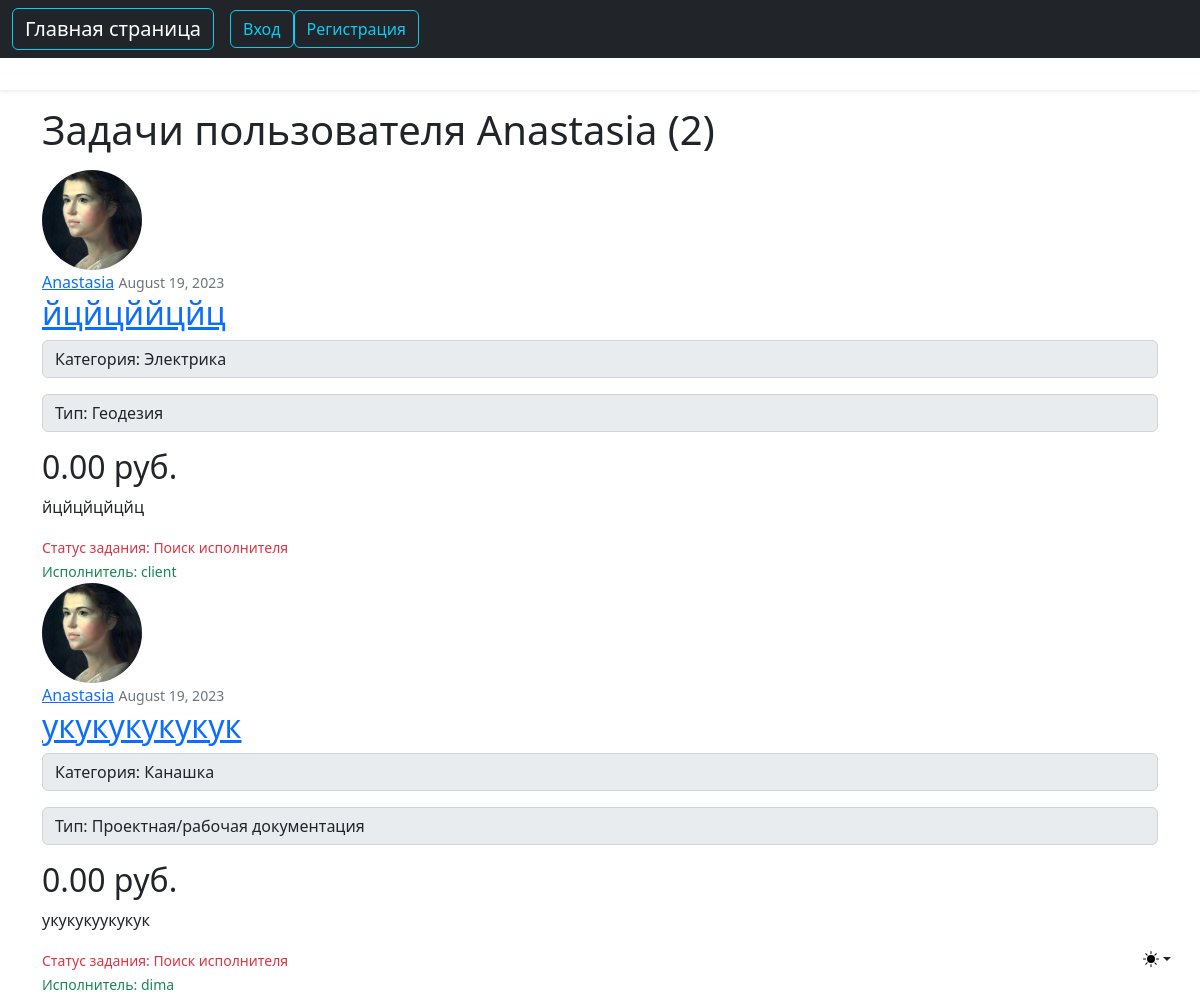
Page /user/Anastasia on the earlier database version.
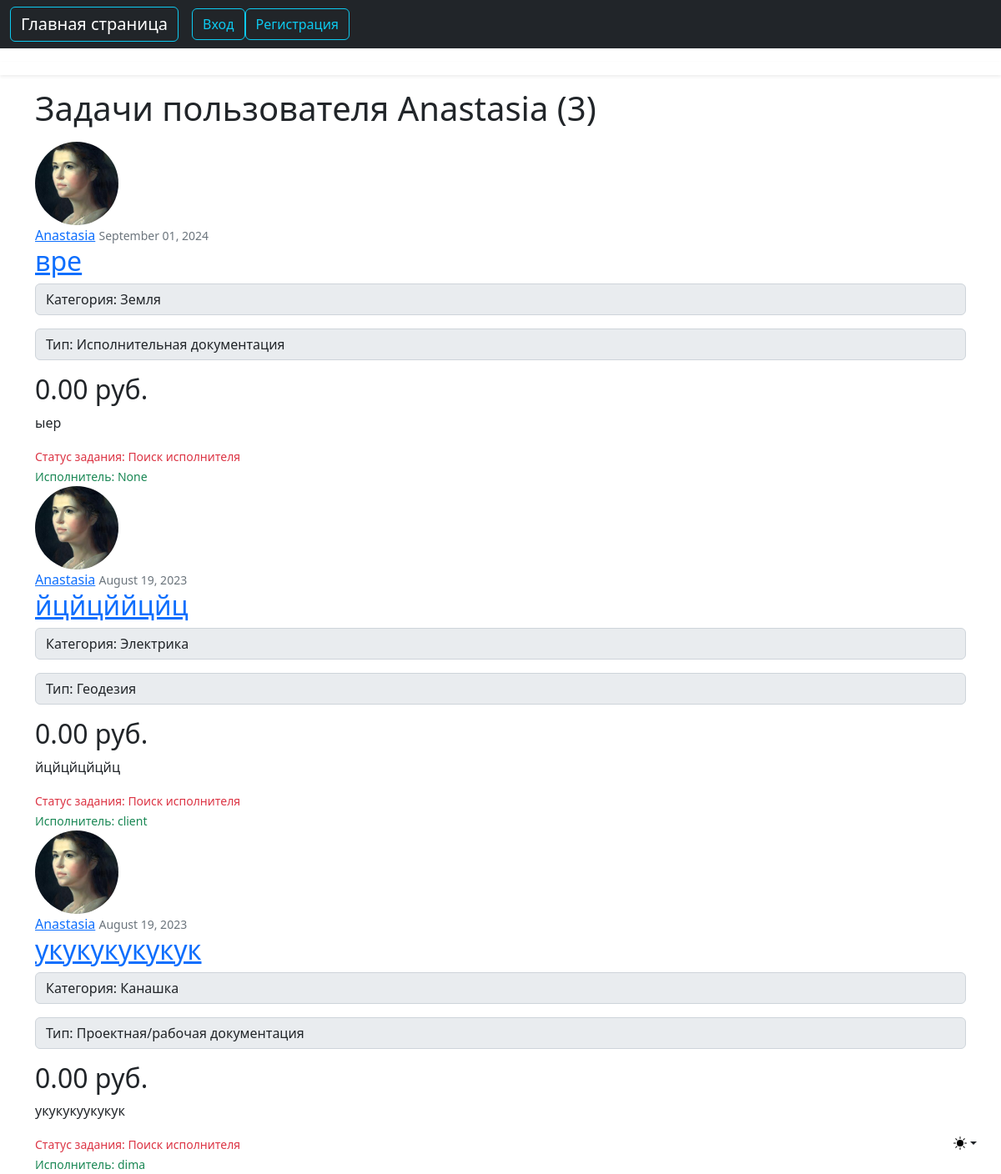
Same page on the later database version.
### searchwork/models.py (models this page shows, shortened)
class Task(models.Model):
    title = models.CharField(max_length=100)
    content = models.TextField()
    date_posted = models.DateTimeField(default=timezone.now)
    author = models.ForeignKey(User, on_delete=models.CASCADE, related_name="client_user")
    worker = models.ForeignKey(User, on_delete=models.SET_NULL, null=True, related_name="worker_user")
    status = models.CharField(max_length=200, choices=STATUS_CHOICES, default='Поиск исполнителя')
    budget = models.DecimalField(max_digits=18, decimal_places=2, default=0.00)
    type = models.CharField(max_length=200, choices=TYPE_CHOICES, null=False, default='Исполнительная документация')
    category = models.CharField(max_length=200, choices=CATEGORY_CHOICES, null=False, default='Земля')

### users/models.py (models this page shows, shortened)
class Profile(models.Model):
    user = models.OneToOneField(User, on_delete=models.CASCADE)
    image = models.ImageField(default='default.jpg', upload_to='profile_pics')

### searchwork/views.py (the view)
# urls.py: path('user/<str:username>', UserTaskListView.as_view(), name='user-tasks'),
class UserTaskListView(ListView):
    model = Task
    template_name = 'searchwork/user_tasks.html'  # <app>/<model>_<viewtype>.html
    context_object_name = 'tasks'
    paginate_by = 10
    def get_queryset(self):
        user = get_object_or_404(User, username=self.kwargs.get('username'))
        return Task.objects.filter(author=user).order_by('-date_posted')

### searchwork/templates/searchwork/user_tasks.html (shortened to what this page needs)
{% extends "searchwork/base_worker.html" %}
{% block content %}
    <h1 class="mb-3">Задачи пользователя {{ view.kwargs.username }} ({{ page_obj.paginator.count }})</h1>
    {% for task in tasks %}
        <article class="media content-section">
          <img class="rounded-circle article-img" src="{{ task.author.profile.image.url }}" width="100" height="100" alt="аватар заказчика">
          <div class="media-body">
                <div class="article-metadata">
                  <a class="mr-2" href="{% url 'user-tasks' task.author.username %}">{{ task.author }}</a>
                  <small class="text-muted">{{ task.date_posted|date:"F d, Y" }}</small>
                </div>
                <h2><a class="article-title" href="{% url 'task-detail' task.id %}">{{ task.title }}</a></h2>
              <p class="input-group-text">Категория: {{ task.category }}</p>
              <p class="input-group-text">Тип: {{ task.type }}</p>
              <h2>{{ task.budget }} руб.</h2>
                <p class="article-content">{{ task.content }}</p>
                <small class="text-danger">Статус задания: {{ task.status }}</small><br>
                <small class="text-success">Исполнитель: {{ task.worker }}</small>
          </div>
        </article>
    {% endfor %}
{% endblock content %}

### searchwork/templates/searchwork/base_worker.html (shortened to what this page needs)
{% extends "searchwork/base.html" %}
{% block base %}
<div  class="p-2 "></div>
<div  class="p-2 shadow-sm"></div>
<div  class="p-2 "></div>
<main class="container">
{% block content %}{% endblock %}
{% endblock base %}

### searchwork/templates/searchwork/base.html (shortened to what this page needs)
{% load static %}
<!doctype html>
<html lang="en">
<head>
    <link rel="stylesheet" href="https://cdn.jsdelivr.net/npm/bootstrap@5.2.3/dist/css/bootstrap.min.css" type="text/css">
</head>
<body>
    <body class="bg-body-tertiary">
    <div class="dropdown position-fixed bottom-0 end-0 mb-3 me-3 bd-mode-toggle">
      <button class="btn btn-bd-primary py-2 dropdown-toggle d-flex align-items-center" id="bd-theme" type="button" aria-expanded="false" data-bs-toggle="dropdown" aria-label="Toggle theme (light)">
        <svg class="bi my-1 theme-icon-active" width="1em" height="1em"><use href="#sun-fill"></use></svg>
      </button>
    </div>
<nav class="navbar navbar-expand-lg navbar-dark bg-dark" aria-label="Main navigation">
  <div class="container-fluid">
    <a class="btn btn-outline-info navbar-brand " href="{% url 'searchwork-about' %}">Главная страница</a>
    <div class="navbar-collapse offcanvas-collapse" id="navbarsExampleDefault">
      <ul class="navbar-nav me-auto mb-2 mb-lg-0">
            {% if user.is_authenticated %}
            	<a class="btn btn-outline-info" href="{% url 'profile' %}">Профиль</a>
            	<a class="btn btn-outline-info" href="{% url 'logout' %}">Выход</a>
          	{% else %}
            	<a class="btn btn-outline-info" href="{% url 'login' %}">Вход</a>
            	<a class="btn btn-outline-info" href="{% url 'register' %}">Регистрация</a>
          	{% endif %}
      </ul>
    </div>
  </div>
</nav>
<div class="nav-scroller bg-body">
  {% block base %}{% endblock %}
</div>
</body>
</body>
</html>

Differences in the rows shown:
added Task: author.profile.image (picture), author "Anastasia", date_posted "September 01, 2024", title "вре", category "Земля", type "Исполнительная документация", budget "0.00", content "ыер", status "Поиск исполнителя", worker "None"
Other differences:
{{ page_obj.paginator.count }}: "2" → "3"
